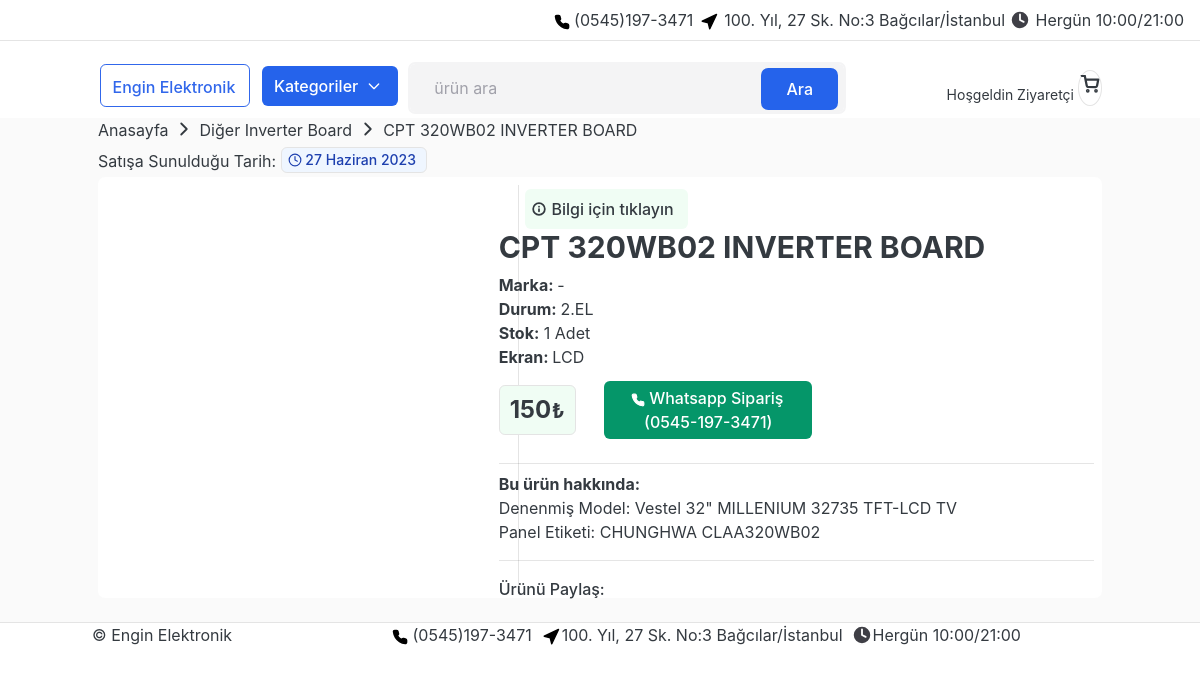
The app's page /category/inverter-board/cpt-320wb02-inverter-board-276/ with its own data.
### category/models.py (models this page shows, shortened)
class Setting(models.Model):
    title         = models.CharField(max_length=50, blank=True)
    keywords      = models.CharField(max_length=400, blank=True)
    description   = models.CharField(max_length=350, blank=True)
    telefon       = models.CharField(max_length=50, blank=True)
    adres         = models.CharField(max_length=50, blank=True)
    saat          = models.CharField(max_length=50, blank=True)
    copy          = models.CharField(max_length=50, blank=True)

class Category(models.Model):
    category_name =  models.CharField(max_length=50, unique=True)
    slug          =  models.SlugField(max_length=100, unique=True)
    class Meta:
        verbose_name_plural = "categories"
    def get_url(self):
        return reverse("products_by_category", args=[self.slug])

### store/models.py (models this page shows, shortened)
class Product(models.Model):
    BRAND_CHOICE = {
        ("-", ""),
        ("VESTEL", "Vestel"),
        ("PHILIPS", "Philips"),
        ("Dreamstar", "dreamstar"),
        ("SAMSUNG", "Samsung"),
        ("SANYO-NORDMENDE", "Sanyo-Nordmende"),
        ("SUNNY", "Sunny"),
        ("AWOX", "Awox"),
        ("DIJITSU", "Dijitsu"),
        ("LG", "LG"),
        ("Profilo", "Profilo"),
        ("Arçelik-Beko-Grundig", "Arçelik-Beko-Grundig"),
        ("ROWELL", "Rowell"),
        ("ONVO-SABA", "Onvo-Saba"),
        ("Next", "Next"),
        ("Skytech", "Skytech"),
        ("SONY", "Sony"),
        ("YUMATU", "Yumatu"),
        ("Premier", "Premier"),
        ("SUNNY-AXEN-WOON-SHEEN" , "Sunny-Axen-Woon-Sheen"),
        ("Navitech", "Navitech"),
        ("Panasonic", "Panasonic"),
        ("Lifemaxx", "lifemaxx"),
        ("Hisense", "Hisense"),
        ("Hi-Level", "Hi-Level"),
        ("TELENOVA-RONAX", "Telenova-Ronax"),
        ("BOE", "BOE"),
        ("WOON", "Woon"),
        ("SHARP", "Sharp"),
        ("AUO", "Auo"),
        ("DARFON", "Darfon"),
        ("CHIMEI-INNOLUX", "Chimei-Innolux"),
        ("TOSHIBA", "Toshiba"),
        ("AFTRON", "Aftron"),
        ("NEMU", "Nemu"),
        ("PANDA", "Panda"),
        ("FISHER", "Fisher"),
        ("Haier", "Haier"),
        ("WDX", "WDX"),
        ("Acer", "Acer"),
    }
    DURUM_CHOICE = {
        ("2.EL", "2"),
    }
    YENI_CHOICE = {
        ("Yeni", "yeni"),
    }
    EKRAN_CHOICE = {
        ("LED", "led"),
        ("LCD", "lcd"),
        ("Plazma", "plazma"),
        ("LED-LCD", "led-lcd")
    }
    category      = models.ForeignKey(Category, blank=True, on_delete=models.CASCADE)
    product_name  = models.CharField(max_length=200, blank=False)
    slug          = models.SlugField(max_length=200, unique=True, blank=False)
    brand         = models.CharField(max_length=100, choices=BRAND_CHOICE, blank=True)
    durum         = models.CharField(max_length=50, choices=DURUM_CHOICE, blank=True)
    yeni          = models.CharField(max_length=10, choices=YENI_CHOICE, blank=True)
    price         = models.IntegerField()
    images        = models.ImageField(upload_to= "photos/products", blank=True, null=True)
    webp          = models.ImageField(upload_to= "webp/products", blank=True, null=True)
    images2       = models.ImageField(upload_to= "photos2/products", blank=True, null=True)
    webp2         = models.ImageField(upload_to= "webp2/products", blank=True, null=True)
    images3       = models.ImageField(upload_to= "photos3/products", blank=True, null=True)
    webp3         = models.ImageField(upload_to= "webp3/products", blank=True, null=True)
    images4       = models.ImageField(upload_to= "photos4/products", blank=True, null=True)
    webp4         = models.ImageField(upload_to= "webp4/products", blank=True, null=True)
    images5       = models.ImageField(upload_to= "photos5/products", blank=True, null=True)
    webp5         = models.ImageField(upload_to= "webp5/products", blank=True, null=True)
    stock         = models.IntegerField()
    ekran         = models.CharField(max_length=10, choices=EKRAN_CHOICE, blank=True)
    tags          = models.CharField(max_length=1000, blank=True)
    description   = RichTextField(blank=True)
    is_available  = models.BooleanField(default=False)
    created_date  = models.DateField(auto_now_add=True)
    sontarih      = models.DateTimeField(blank=True, null=True)
    modified_date = models.DateTimeField(auto_now=True)

### store/views.py (the view)
# urls.py: path("category/<slug:category_slug>/<slug:product_slug>/", views.product_detail, name="product_detail"),
def product_detail(request, category_slug, product_slug):
    try:
        single_product = Product.objects.get(category__slug=category_slug, slug=product_slug)
        products = Product.objects.filter(category=single_product.category, is_available=True)
        categories     = get_object_or_404(Category, slug=category_slug)
    except Exception as e:
        raise e
    related_product = Related_Product.objects.filter(product_id=single_product.id)
    context = {
        "single_product" : single_product,
        "categories"     : categories,
        "related_product": related_product,
        "products": products #benzer ürün
    }
    return render(request, "store/product_detail.html", context)

### templates/store/product_detail.html (shortened to what this page needs)
{% extends "base.html" %}
{% load static %}
{% block content %}
<section class="section-content padding-y bg-zinc-50">
<div class="container">
	<ul class="breadcrumb" style="margin-top: -12px; margin-bottom: 5px;">
		<li><a class="text-normal" href="{% url 'home' %}">Anasayfa&nbsp;</a></li>
		<svg viewBox="0 0 24 24" width="22" height="22" stroke="currentColor" stroke-width="2" fill="none" stroke-linecap="round" stroke-linejoin="round" class="css-i6dzq1"><polyline points="9 18 15 12 9 6"></polyline></svg>&nbsp;
		<li><a class="text-normal" href="{{ categories.get_url }}">{{ categories.category_name }}&nbsp;</a></li>
		<svg viewBox="0 0 24 24" width="22" height="22" stroke="currentColor" stroke-width="2" fill="none" stroke-linecap="round" stroke-linejoin="round" class="css-i6dzq1"><polyline points="9 18 15 12 9 6"></polyline></svg>&nbsp;
		<li class="text-base">{{ single_product.product_name }}</li>
	</ul>
	<span data-popover-target="popover-default" class="hover:bg-gray-100 cursor-alias">Satışa Sunulduğu Tarih:
	<span class="bg-blue-50 hover:bg-blue-100 text-blue-800 text-sm font-medium inline-flex items-center px-2.5 py-0.5 rounded dark:bg-gray-700 dark:text-blue-400 border border-blue-400">
	<svg viewBox="0 0 24 24" width="14" height="14" stroke="currentColor" stroke-width="2" fill="none" stroke-linecap="round" stroke-linejoin="round" class="css-i6dzq1 -ml-1"><circle cx="12" cy="12" r="10"></circle><polyline points="12 6 12 12 16 14"></polyline></svg>&nbsp;{{ single_product.created_date }}</span></span>
{% if single_product.stock <= 0 %}
<div class="card mt-1 border-8 border-white rounded-lg">
<div class="row no-gutters">
		<aside class="col-md-5">
<article class="gallery-wrap">
	<div class="img-big-wrap mainImage">
<center>
	<img src="{{ single_product.webp.url }}" alt="" class="filter grayscale hover:grayscale-0 transition-all duration-300" style="height:357px; width:auto;" draggable="false" oncontextmenu="return false"> </img>
</center>
	</div>
</article>
		</aside>
<main class="col-md-7 border-left">
<div class="row">
	<div class="btn-group dropright">
	  <button type="button" class="btn bg-gray-100 rounded ml-3 hover:bg-slate-50 mt-1" data-toggle="dropdown" aria-haspopup="true" aria-expanded="false">
	    <i class="fa-solid fa-circle-info" style="margin-top:7px; margin-left:-5px;"></i> Bilgi için tıklayın</button>
		<div class="dropdown-menu w-96 border-slate-100 hover:bg-slate-50 break-all md:break-all" style="margin-left: 5px">Ürün satıldı.</div>
	</div>
</div>
<article class="content-body" style="margin-left: -20px; margin-bottom: -15px;">
<h2 class="flex text-3xl font-bold mb-1">{{ single_product.product_name }}</h2>
<div class="mb-3">
 <b>Marka:&nbsp;</b>{{ single_product.brand }}<br>
 <b>Durum:&nbsp;</b>{{ single_product.durum }}<br>
 <b>Stok:&nbsp;</b>Yok
 <br>
 	{% if single_product.ekran %}
 <b>Ekran:&nbsp;</b>{{ single_product.ekran }}
 {% endif %}
</div>
<b class="text-base text-md">Bu ürün hakkında:</b>
<span class="text-base">{{ single_product.description | safe }} </span>
<br>
<hr class="mb-2">
<span class="bg-gray-100 text-gray-800 inline-flex items-center px-0.5  rounded mr-2 dark:bg-gray-700 dark:text-gray-400 border border-gray-500">
<span class="price h4 rounded text-gray-500 mt-2">{{single_product.price}} ₺</span></span><br><br>
	<h5 class="text-xl text-gray-500"><b>Bu ürün satıldı, satıştan kaldırıldı.</b></h5>
Satıştan Kaldırıldığı Tarih:
<span class="bg-gray-100 text-gray-800 text-sm font-medium inline-flex items-center px-2.5 py-0.5 rounded mr-2 dark:bg-gray-700 dark:text-gray-400 border border-gray-500">
<svg viewBox="0 0 24 24" width="14" height="14" stroke="currentColor" stroke-width="2" fill="none" stroke-linecap="round" stroke-linejoin="round" class="css-i6dzq1 -ml-1"><circle cx="12" cy="12" r="10"></circle><polyline points="12 6 12 12 16 14"></polyline></svg>
&nbsp;{{ single_product.sontarih }}</span>
	{% else %}
	<div class="card mt-1 border-8 border-white rounded-lg">
		<div class="row no-gutters">
			<aside class="col-md-5">
	<article class="gallery-wrap">
		<div class="img-big-wrap mainImage">
	<center>
		<div id="default-carousel" class="relative" data-carousel="static">
		    <div class="relative h-96 overflow-hidden rounded-lg md:h-96">
		    </div>
		</div>
	</center>
		</div>
	</article>
			</aside>
			<main class="col-md-7 border-left">
	<div class="row">
		<div class="btn-group dropright">
		  <button type="button" class="btn bg-green-50 rounded ml-3 hover:bg-slate-50 mt-1" data-toggle="dropdown" aria-haspopup="true" aria-expanded="false">
		     Bilgi için tıklayın
		  </button>
		</div>
	</div>
	<article class="content-body" style="margin-left: -20px; margin-bottom: -15px;">
	<h2 class="flex text-3xl font-bold mb-2">{{ single_product.product_name }}</h2>
	<div class="mb-3">
	 <b>Marka:&nbsp;</b>{{ single_product.brand }}<br>
	 <b>Durum:&nbsp;</b>{{ single_product.durum }}<br>
	 <b>Stok:</b>
{% if single_product.stock == 1 %}
	 {{ single_product.stock }} Adet
	 {% else %}
	 {{ single_product.stock }} Adet
	 {% endif %}
	 <br>
	 	{% if single_product.ekran %}
	 <b>Ekran:&nbsp;</b>{{ single_product.ekran }}
	 {% endif %}
	</div>
		<div>
			<div class="bg-green-50 inline-flex items-center px-2.5 rounded mr-2 border dark:bg-gray-700">
				<span class="price h4 mt-2">{{single_product.price}}</span>
				<span style="margin-left:0.7px; margin-top:11px;"class="price h5">₺</span>
			</div>
			<a href="https://wa.me/905451973471" target="_blank" aria-label="Engin Elektronik (0545-197-3471)">
				<button type="button" class="w-52 px-1 py-1 btn bg-emerald-600 hover:bg-emerald-700 text-white focus:ring-3 -mt-2 ml-3" aria-label="whatsapp sipariş">
				 Whatsapp Sipariş<br>(0545-197-3471)</br></button></a>
		</div>
	<br>
		<hr class="mb-2">
	<b class="text-base text-md">Bu ürün hakkında:</b>
	<span class="text-base">{{ single_product.description | safe }} </span>
	<hr class="mb-3 mt-3">
<p class="mb-1 font-medium mt-2">Ürünü Paylaş:</p>
</article>
		</main>
	</div>
</div>
<br>
</div>
		{% endif %}
</section>
{% endblock %}

### templates/base.html (shortened to what this page needs)
{% load static %}
<!DOCTYPE html>
<html lang="tr">
<head>
<link href="{% static 'css/jquery-ui.min.css' %}" rel="stylesheet" type="text/css" />
<link href="{% static 'css/bootstrap.css' %}" rel="stylesheet" type="text/css" />
<script src="https://cdn.tailwindcss.com"></script>
<link rel="stylesheet" href="https://rsms.me/inter/inter.css" />
<link href="{% static 'css/ui.css' %}" rel="stylesheet" type="text/css" />
<link href="{% static 'css/responsive.css' %}" rel="stylesheet" media="only screen and (max-width: 1200px)"/>
</head>
<body>
{% include "includes/navbar.html" %}
  {% block content %}
    {% endblock %}
{% include "includes/footer.html" %}

### templates/includes/navbar.html (shortened to what this page needs)
{% load static %}
<header class="section-header">
<nav class="navbar p-md-0 navbar-expand-sm border-bottom">
  <div class="hidden navbar-collapse justify-end mr-3 mt-2 mb-2">
{% for ayarlar in ayarlar %}
  <span class="flex-shrink-0">
      <a href="https://wa.me/905451973471" target="_blank">{{ ayarlar.telefon }}</a>&nbsp;</span>
    <span class="flex-shrink-0"><svg viewBox="0 0 24 24" width="22" height="18" stroke="black" stroke-width="2" fill="none" stroke-linecap="round" stroke-linejoin="round" class="css-i6dzq1 inline fill-black"><polygon points="3 11 22 2 13 21 11 13 3 11"></polygon></svg>
      <a href="https://yandex.com.tr/harita/org/engin_elektronik_tv_hastanesi/233111245126/?ll=28.854444%2C41.060329&z=16" target="_blank">
        {{ ayarlar.adres }}</a></span>
      <span class="ml-1 flex-shrink-0"><svg viewBox="0 0 24 24" width="22" height="22" stroke="white" stroke-width="2" fill="none" stroke-linecap="round" stroke-linejoin="round" class="css-i6dzq1 inline fill-zinc-700 -mt-1"><circle cx="12" cy="12" r="10"></circle><polyline points="12 6 12 12 16 14"></polyline></svg>
        {{ ayarlar.saat }}</span>
{% endfor %}
  </div>
</nav>
<section class="mt-3 mb-3">
  <div class="container flex-row">
<div class="row align-items-center">
  <div class="flex flex-wrap ml-3">
    <div class="category-wrap dropdown">
<a href="{% url 'home' %}" class="btn btn-outline-primary hover:bg-blue-600 -ml-1 flex items-center">
  <span class="-ml-0.5 mt-0.5">Engin Elektronik</span>
</a>
    </div>
  </div>
<div class="flex flex-wrap ml-3">
    <button id="dropdownDefault" data-toggle="dropdown"  class="text-white bg-blue-600 hover:bg-blue-700  focus:outline-none font-medium rounded  px-3 py-2  inline-flex items-center -ml-1" type="button">
      <span class="-ml-1">Kategoriler</span>
      <svg class="ml-2 w-4 h-4" aria-hidden="true" fill="none" stroke="currentColor" viewBox="0 0 24 24" xmlns="http://www.w3.org/2000/svg">
      <path stroke-linecap="round" stroke-linejoin="round" stroke-width="2" d="M19 9l-7 7-7-7"></path></svg>
    </button>
  </div>
  <div class="col-lg col-md-6 col-sm-12 col">
    <form action="{% url 'search' %}" class="search" method="GET" onsubmit="return validateSearch(event)">
      <div class="input-group">
        <input type="search" name="keyword" id="anahtar" autocomplete="off" class="form-control p-4 rounded-lg font-normal text-md bg-zinc-100 border-2 border-zinc-100 placeholder-zinc-400 focus:shadow-lg focus:dark:!border-zinc-600 focus:border-zinc-100 ui-autocomplete-input" placeholder="ürün ara">
        <button type="submit" class="btn absolute z-10 rounded-lg px-4 py-2 bg-blue-600 hover:bg-blue-700 text-white  right-2 bottom-1" aria-label="arama butonu">Ara</button>
        </div>
        </form>
        </div>
  <div class="col-lg-3 col-sm-6 col-8 order-2 order-lg-3">
        <div class="d-flex justify-content-end mb-3 mb-lg-0">
          {% if user.id is None %}
          <div class="widget-header mt-3">
            <small class="text-sm">Hoşgeldin Ziyaretçi</small>
          </div>
          {% endif %}
            <div class="icon icon-sm rounded-circle border ml-1 mt-1">
            </div>
        </div>
      </div>
</div>
  </div>
</section>
</header>

### templates/includes/footer.html (shortened to what this page needs)
{% load static %}
<footer class="section-footer border-top">
	<div class="container">
		<section class="footer-bottom row flex">
			<div class="col-md-3 pl-0 mr-10">
				{% for ayarlar in ayarlar %}
				<span class="ml-1">{{ ayarlar.copy }}</span>
			</div>
				<span class="ml-2">
					<a href="https://wa.me/905451973471" target="_blank"> {{ ayarlar.telefon }}</a></span>
					<a class="ml-2" href="https://yandex.com.tr/harita/org/engin_elektronik_tv_hastanesi/233111245126/?ll=28.854444%2C41.060329&z=16" target="_blank">
					<svg viewBox="0 0 24 24" width="22" height="18" stroke="black" stroke-width="2" fill="none" stroke-linecap="round" stroke-linejoin="round" class="css-i6dzq1 inline fill-black"><polygon points="3 11 22 2 13 21 11 13 3 11"></polygon></svg>{{ayarlar.adres}}</a>
					<span class="mr-2 ml-2"><svg viewBox="0 0 24 24" width="22" height="22" stroke="white" stroke-width="2" fill="none" stroke-linecap="round" stroke-linejoin="round" class="css-i6dzq1 inline fill-zinc-700 -mt-1"><circle cx="12" cy="12" r="10"></circle><polyline points="12 6 12 12 16 14"></polyline></svg>{{ ayarlar.saat }}</span>
					{% endfor %}
		</section>
	</div>
</footer>
</body>
</html>

### records on screen
Setting: telefon "(0545)197-3471", adres "100. Yıl, 27 Sk. No:3 Bağcılar/İstanbul", saat "Hergün 10:00/21:00", copy "© Engin Elektronik"
Category: category_name "Diğer Inverter Board"
Product: product_name "CPT 320WB02 INVERTER BOARD", created_date "27 Haziran 2023", brand "-", durum "2.EL", stock "1", ekran "LCD", price "150", description "Denenmiş Model: Vestel 32\" MILLENIUM 32735 TFT-LCD TV Panel Etiketi: CHUNGHWA CLAA320WB02"
